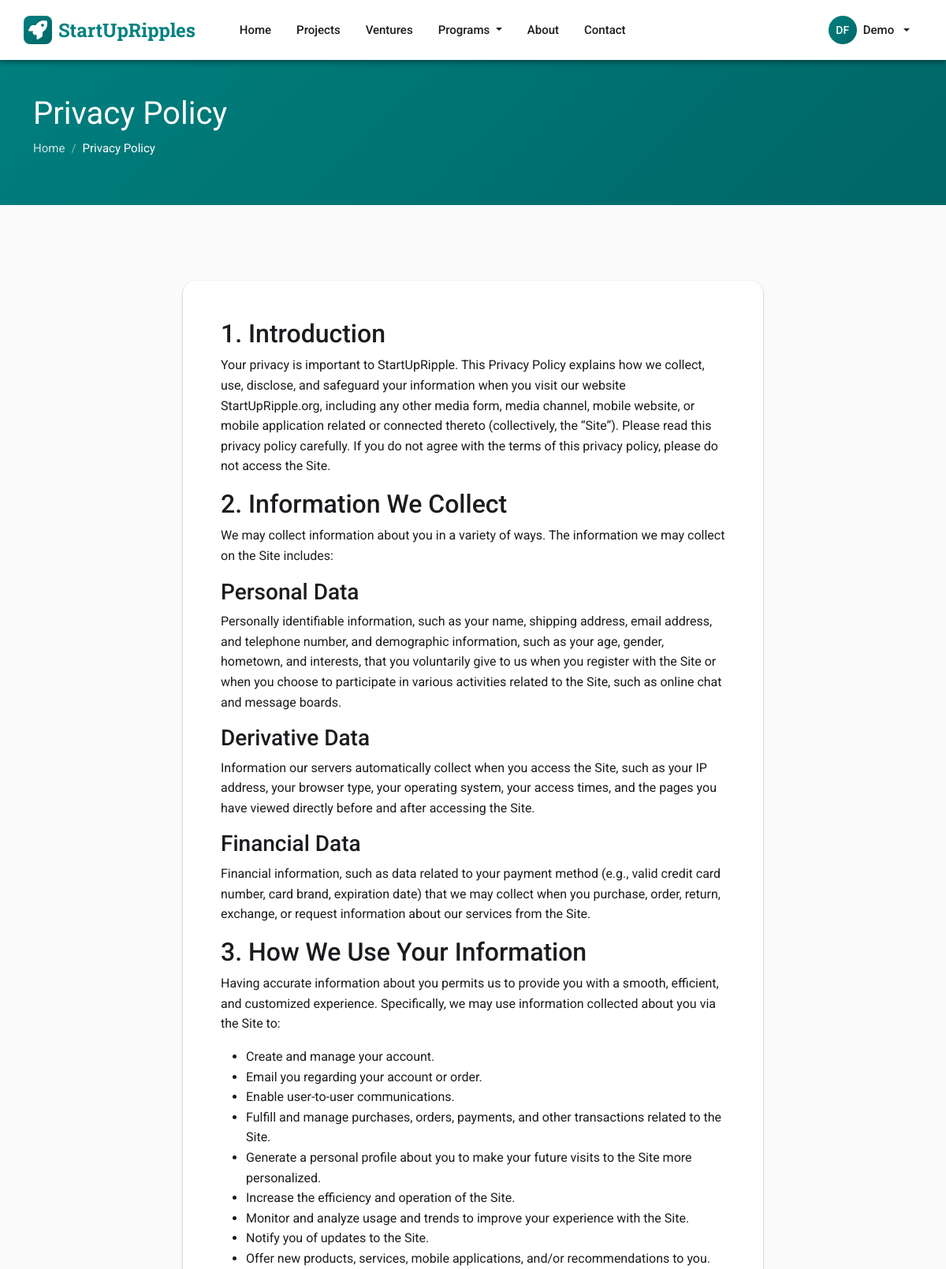
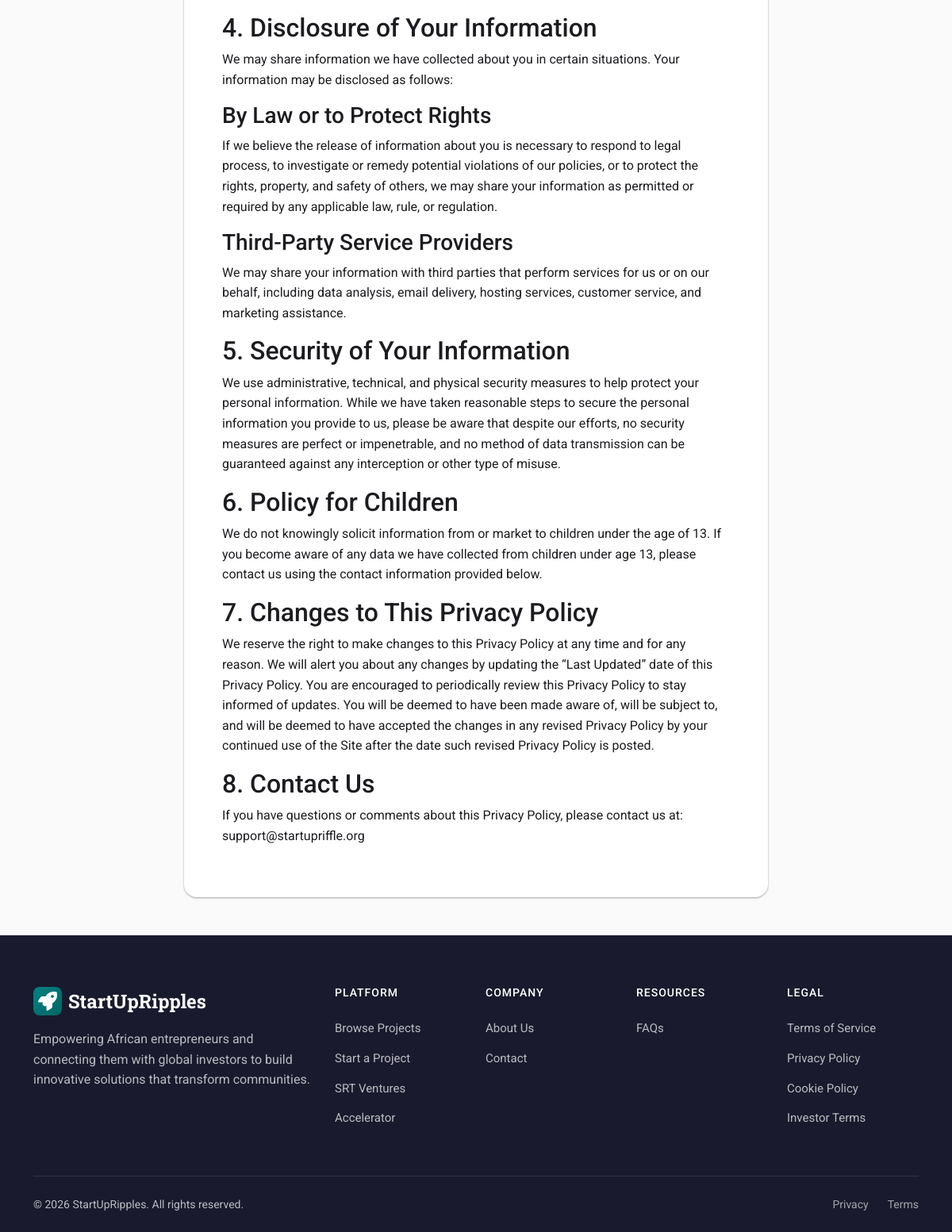
The app's page /cms/privacy-policy/ (signed in) with its own data (2 pictures, top to bottom).
### apps/cms/models.py (models this page shows, shortened)
class SiteSettings(models.Model):
    site_name = models.CharField(max_length=100, default='StartUpRipples')
    logo = models.ImageField(upload_to='site/logo/', blank=True)
    favicon = models.ImageField(upload_to='site/favicon/', blank=True)
    primary_color = models.CharField(max_length=7, default='#28a745')
    secondary_color = models.CharField(max_length=7, default='#2c3e50')
    founder_registration_fee = models.DecimalField(
        max_digits=10, decimal_places=2, default=5.00,
        help_text="Registration fee for Founders in USD"
    )
    investor_registration_fee = models.DecimalField(
        max_digits=10, decimal_places=2, default=25.00,
        help_text="Registration fee for Investors in USD"
    )
    usd_to_ngn_rate = models.DecimalField(
        max_digits=10, decimal_places=2, default=1600.00,
        help_text="Exchange rate: 1 USD = X NGN"
    )
    @classmethod
    def load(cls):
        obj, created = cls.objects.get_or_create(pk=1)
        return obj
    class Meta:
        verbose_name_plural = "Site Settings"

### apps/accounts/models.py (models this page shows, shortened)
class CustomUser(AbstractUser):
    USER_TYPES = (
        ('', 'Select User Type'),
        ('founder', 'Founder'),
        ('donor', 'Donor/Pledger'),
        ('investor', 'Investor'),
        ('partner', 'SRT Partner'),
    )
    user_type = models.CharField(max_length=20, choices=USER_TYPES, blank=False, null=False)
    phone_number = models.CharField(max_length=20)
    profile_completed = models.BooleanField(default=False)
    location = models.CharField(max_length=100, blank=True, null=True)
    address_line1 = models.CharField(max_length=255, blank=True, null=True)
    address_line2 = models.CharField(max_length=255, blank=True, null=True)
    city = models.CharField(max_length=100, blank=True, null=True)
    state_province = models.CharField(max_length=100, blank=True, null=True)
    postal_code = models.CharField(max_length=20, blank=True, null=True)
    country = models.CharField(max_length=100, blank=True, null=True)
    email_verified = models.BooleanField(default=False)
    registration_fee_paid = models.BooleanField(default=False)
    is_srt_partner = models.BooleanField(default=False, help_text="User has SRT Partner capabilities")
    srt_partner_since = models.DateTimeField(null=True, blank=True, help_text="Date when user became an SRT partner")
    profile_image = models.ImageField(upload_to='profile_images/', blank=True, null=True, help_text="User profile photo")
    email = models.EmailField(unique=True)
    USERNAME_FIELD = 'email'
    REQUIRED_FIELDS = ['username']

### apps/cms/views.py (the view)
# urls.py: path('privacy-policy/', views.privacy_policy, name='privacy_policy'),
def privacy_policy(request):
    return legal_page(request, 'privacy_policy')

### apps/cms/templates/cms/privacy_policy.html (shortened to what this page needs)
{% extends 'base.html' %}
{% block body_class %}legal-page{% endblock %}
{% block content %}
<div class="page-header-md">
    <div class="container">
        <h1>Privacy Policy</h1>
        <nav aria-label="breadcrumb">
            <ol class="breadcrumb">
                <li class="breadcrumb-item"><a href="{% url 'projects:home' %}">Home</a></li>
                <li class="breadcrumb-item active" aria-current="page">Privacy Policy</li>
            </ol>
        </nav>
    </div>
</div>
<div class="container py-5">
    <div class="row">
        <div class="col-lg-8 offset-lg-2">
            <div class="card-md p-4 p-md-5">
                <h2>1. Introduction</h2>
                <p>Your privacy is important to StartUpRipple. This Privacy Policy explains how we collect, use, disclose, and safeguard your information when you visit our website StartUpRipple.org, including any other media form, media channel, mobile website, or mobile application related or connected thereto (collectively, the “Site”). Please read this privacy policy carefully. If you do not agree with the terms of this privacy policy, please do not access the Site.</p>
                <h2>2. Information We Collect</h2>
                <p>We may collect information about you in a variety of ways. The information we may collect on the Site includes:</p>
                <h3>Personal Data</h3>
                <p>Personally identifiable information, such as your name, shipping address, email address, and telephone number, and demographic information, such as your age, gender, hometown, and interests, that you voluntarily give to us when you register with the Site or when you choose to participate in various activities related to the Site, such as online chat and message boards.</p>
                <h3>Derivative Data</h3>
                <p>Information our servers automatically collect when you access the Site, such as your IP address, your browser type, your operating system, your access times, and the pages you have viewed directly before and after accessing the Site.</p>
                <h3>Financial Data</h3>
                <p>Financial information, such as data related to your payment method (e.g., valid credit card number, card brand, expiration date) that we may collect when you purchase, order, return, exchange, or request information about our services from the Site.</p>
                <h2>3. How We Use Your Information</h2>
                <p>Having accurate information about you permits us to provide you with a smooth, efficient, and customized experience. Specifically, we may use information collected about you via the Site to:</p>
                <ul>
                    <li>Create and manage your account.</li>
                    <li>Email you regarding your account or order.</li>
                    <li>Enable user-to-user communications.</li>
                    <li>Fulfill and manage purchases, orders, payments, and other transactions related to the Site.</li>
                    <li>Generate a personal profile about you to make your future visits to the Site more personalized.</li>
                    <li>Increase the efficiency and operation of the Site.</li>
                    <li>Monitor and analyze usage and trends to improve your experience with the Site.</li>
                    <li>Notify you of updates to the Site.</li>
                    <li>Offer new products, services, mobile applications, and/or recommendations to you.</li>
                </ul>
                <h2>4. Disclosure of Your Information</h2>
                <p>We may share information we have collected about you in certain situations. Your information may be disclosed as follows:</p>
                <h3>By Law or to Protect Rights</h3>
                <p>If we believe the release of information about you is necessary to respond to legal process, to investigate or remedy potential violations of our policies, or to protect the rights, property, and safety of others, we may share your information as permitted or required by any applicable law, rule, or regulation.</p>
                <h3>Third-Party Service Providers</h3>
                <p>We may share your information with third parties that perform services for us or on our behalf, including data analysis, email delivery, hosting services, customer service, and marketing assistance.</p>
                <h2>5. Security of Your Information</h2>
                <p>We use administrative, technical, and physical security measures to help protect your personal information. While we have taken reasonable steps to secure the personal information you provide to us, please be aware that despite our efforts, no security measures are perfect or impenetrable, and no method of data transmission can be guaranteed against any interception or other type of misuse.</p>
                <h2>6. Policy for Children</h2>
                <p>We do not knowingly solicit information from or market to children under the age of 13. If you become aware of any data we have collected from children under age 13, please contact us using the contact information provided below.</p>
                <h2>7. Changes to This Privacy Policy</h2>
                <p>We reserve the right to make changes to this Privacy Policy at any time and for any reason. We will alert you about any changes by updating the “Last Updated” date of this Privacy Policy. You are encouraged to periodically review this Privacy Policy to stay informed of updates. You will be deemed to have been made aware of, will be subject to, and will be deemed to have accepted the changes in any revised Privacy Policy by your continued use of the Site after the date such revised Privacy Policy is posted.</p>
                <h2>8. Contact Us</h2>
                <p>If you have questions or comments about this Privacy Policy, please contact us at: support@startupriffle.org</p>
            </div>
        </div>
    </div>
</div>
{% endblock %}

### templates/base.html (shortened to what this page needs)
<!DOCTYPE html>
<html lang="en">
<head>
    <link href="https://cdn.jsdelivr.net/npm/bootstrap@5.3.2/dist/css/bootstrap.min.css" rel="stylesheet">
    <link href="https://cdnjs.cloudflare.com/ajax/libs/font-awesome/6.4.2/css/all.min.css" rel="stylesheet">
    {% load static %}
    <link rel="stylesheet" href="{% static 'css/partner-dashboard.css' %}">
</head>
<body class="{% block body_class %}{% endblock %}">
    <nav class="navbar navbar-expand-lg navbar-md fixed-top">
        <div class="container navbar-inner">
            <a class="navbar-brand" href="{% url 'projects:home' %}">
                {% if site_settings and site_settings.logo %}
                <img src="{{ site_settings.logo.url }}" alt="{{ site_settings.site_name|default:'StartUpRipple' }}" style="height: 40px; width: auto;">
                {% else %}
                <span class="brand-icon"><i class="fas fa-rocket"></i></span>
                {% endif %}
                {{ site_settings.site_name|default:'StartUpRipple' }}
            </a>
            <div class="collapse navbar-collapse" id="navbarNav">
                <ul class="navbar-nav me-auto ms-lg-4">
                    <li class="nav-item">
                        <a class="nav-link" href="{% url 'projects:home' %}">Home</a>
                    </li>
                    <li class="nav-item">
                        <a class="nav-link" href="{% url 'projects:project_list' %}">Projects</a>
                    </li>
                    <li class="nav-item">
                        <a class="nav-link" href="{% url 'projects:venture_list' %}">Ventures</a>
                    </li>
                    <li class="nav-item dropdown">
                        <a class="nav-link dropdown-toggle" href="#" role="button" data-bs-toggle="dropdown">
                            Programs
                        </a>
                    </li>
                    <li class="nav-item">
                        <a class="nav-link" href="{% url 'cms:about_page' %}">About</a>
                    </li>
                    <li class="nav-item">
                        <a class="nav-link" href="{% url 'cms:contact_page' %}">Contact</a>
                    </li>
                </ul>
                <ul class="navbar-nav align-items-lg-center">
                    {% if user.is_authenticated %}
                    <li class="nav-item dropdown d-none d-lg-block">
                        <a class="nav-link dropdown-toggle d-flex align-items-center gap-2" href="#" role="button" data-bs-toggle="dropdown">
                            <span class="user-avatar">{{ user.first_name|slice:":1" }}{{ user.last_name|slice:":1" }}</span>
                            <span>{{ user.first_name|default:user.email }}</span>
                        </a>
                    </li>
                    {% endif %}
                </ul>
            </div>
        </div>
    </nav>
    <main>
        {% block content %}{% endblock %}
    </main>
    <footer class="footer-md">
        <div class="container">
            <div class="row g-4">
                <div class="col-lg-4 col-md-6">
                    <div class="footer-brand">
                        {% if site_settings and site_settings.logo %}
                        <img src="{{ site_settings.logo.url }}" alt="{{ site_settings.site_name|default:'StartUpRipple' }}" style="height: 40px; width: auto;">
                        {% else %}
                        <span class="brand-icon"><i class="fas fa-rocket"></i></span>
                        {% endif %}
                        {{ site_settings.site_name|default:'StartUpRipple' }}
                    </div>
                    <p class="mb-4">Empowering African entrepreneurs and connecting them with global investors to build innovative solutions that transform communities.</p>
                </div>
                <div class="col-lg-2 col-md-6">
                    <h6>Platform</h6>
                    <ul class="footer-links">
                        <li><a href="{% url 'projects:project_list' %}">Browse Projects</a></li>
                        <li><a href="{% url 'projects:create_project' %}">Start a Project</a></li>
                        <li><a href="{% url 'srt:venture_list' %}">SRT Ventures</a></li>
                        <li><a href="{% url 'incubator:incubator_page' %}">Accelerator</a></li>
                    </ul>
                </div>
                <div class="col-lg-2 col-md-6">
                    <h6>Company</h6>
                    <ul class="footer-links">
                        <li><a href="{% url 'cms:about_page' %}">About Us</a></li>
                        <li><a href="{% url 'cms:contact_page' %}">Contact</a></li>
                    </ul>
                </div>
                <div class="col-lg-2 col-md-6">
                    <h6>Resources</h6>
                    <ul class="footer-links">
                        <li><a href="{% url 'cms:contact_page' %}">FAQs</a></li>
                    </ul>
                </div>
                <div class="col-lg-2 col-md-6">
                    <h6>Legal</h6>
                    <ul class="footer-links">
                        <li><a href="{% url 'cms:terms_of_service' %}">Terms of Service</a></li>
                        <li><a href="{% url 'cms:privacy_policy' %}">Privacy Policy</a></li>
                        <li><a href="{% url 'cms:cookie_policy' %}">Cookie Policy</a></li>
                        <li><a href="{% url 'cms:investor_terms' %}">Investor Terms</a></li>
                    </ul>
                </div>
            </div>
            <div class="footer-bottom-md">
                <div class="row align-items-center">
                    <div class="col-md-6 text-center text-md-start">
                        <p>&copy; {% now "Y" %} {{ site_settings.site_name|default:'StartUpRipple' }}. All rights reserved.</p>
                    </div>
                    <div class="col-md-6">
                        <div class="footer-bottom-links">
                            <a href="{% url 'cms:privacy_policy' %}">Privacy</a>
                            <a href="{% url 'cms:terms_of_service' %}">Terms</a>
                        </div>
                    </div>
                </div>
            </div>
        </div>
    </footer>
</body>
</html>

### records on screen
SiteSettings: site_name "StartUpRipples"
CustomUser: first_name "D", last_name "F", first_name "Demo"
